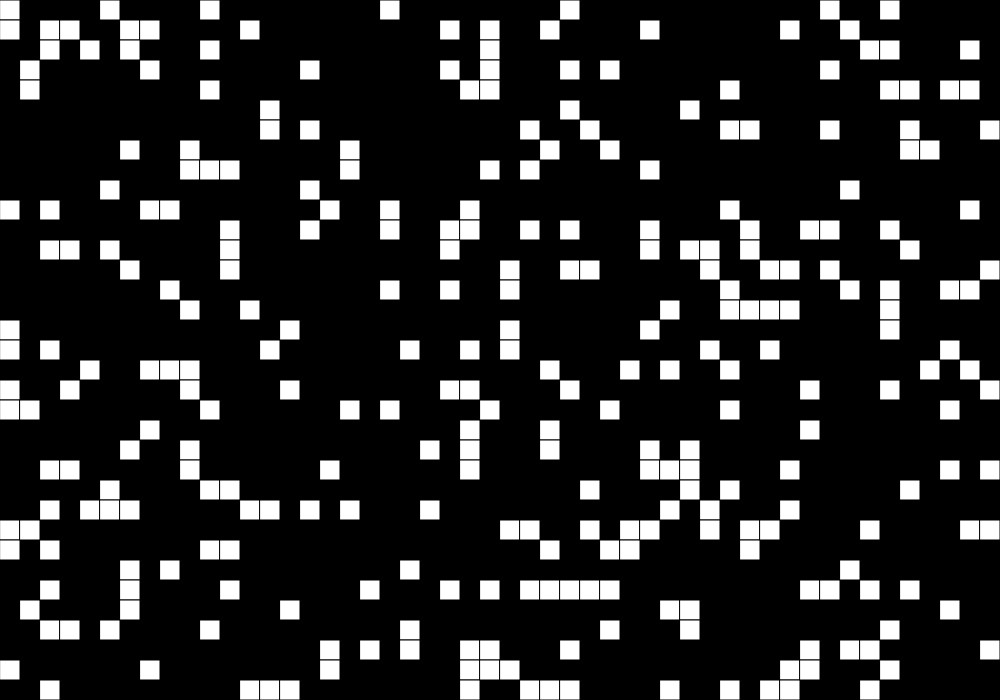
Frame 1 (no input)
Frame 60 (no input): identical to frame 1, image omitted
Frame 120 (the mouse pressed at the canvas centre since frame 60): identical to frame 1, image omitted

The p5.js sketch that drew this single still picture (run headless with seeded random() and noise() and a simulated clock; from frame 60 on, the mouse is pressed at the canvas centre):

// p5.js sketch
// ── sketch.js
let grid;
let columns;
let rows;
let resolution = 20
const height = 700
const width = 1000

// this class tracks the state of each cell in the grid
class State {
    constructor(position, cell) {
        cell.state = cell;  // the code reads the cell as either a 0 or 1
    }

    analyze(cell) {
        // take a look at surrounding 8 cells
    }
}

// makes a 2D array to create the grid
function make2DArray(columns, rows) {
    let arr = new Array(columns);
    for (let i = 0; i < arr.length; i++) {
        arr[i] = new Array(rows);
    }
    return arr;
}

// for each element in the 2D array, a number between 0 and 1 is randomly assigned to the element
// this is to create a zeroth generation of the cells
function setup() {
    createCanvas(width, height)
    columns = width / resolution
    rows = height / resolution

    grid = make2DArray(columns, rows);
    for (let i = 0; i < columns; i++) {
        for (let j = 0; j < rows; j++) {
            grid[i][j] = Math.floor(Math.random() * 1.2);
        }
    }   
}

// creates the cells based off the elements' assigned color
function draw() {
    background(0);
    for (let i = 0; i < columns; i++) {
        for (let j = 0; j < rows; j++) {
            let x = i * resolution;
            let y = j * resolution;
            if (grid[i][j] == 1) {
                fill(255);
                rect(x, y, resolution, resolution);
            }
        }
    }
}
